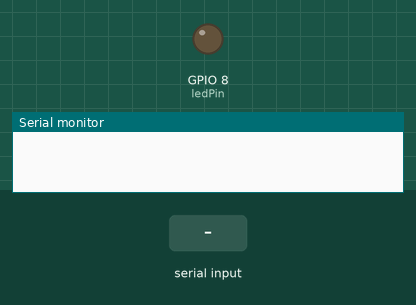
Recording of a sketch running on a simulated ESP32-C6. Parts: output pins drawn as LEDs (lit = HIGH), the last lines printed to the serial monitor. The inputs (shaded band) are chosen by the test bench.

Above: at 1.2 s.
1.3 s: "30,150\n" received over Serial
2.8 s: "1\n" received over Serial
At 4.0 s:
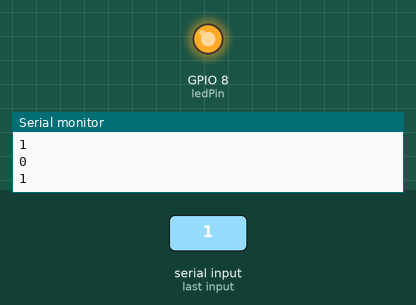
4.3 s: "90,45\n" received over Serial
At 5.2 s:
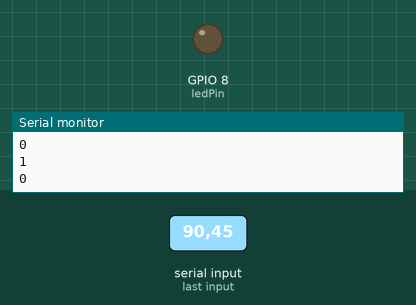
Timing chart, 0 to 7.3 s (numbered marks = the images above; inputs shaded):
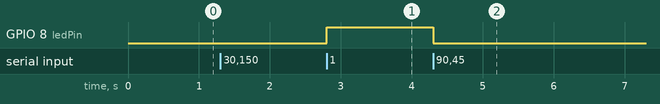

Measured:
- after the input at 2.8 s, GPIO 8 (ledPin): LOW → HIGH at once
- after the input at 4.3 s, GPIO 8 (ledPin): HIGH → LOW at once

The sketch:

02_Vibration.ino
```cpp
/*******************************************
 * 02_Vibration.ino (Code gleich wie 01_LED.ino)
 * Empfange entweder eine 1 oder eine 0 am seriellen Port
 * und schalte die LED an GPIO8 entsprechend.
 * Verbinde:
 * Vibrationsmotor: + (langes Bein)  <->  ESP32-C6: GPIO 8 (per Vorwiederstand)
 * Vibrationsmotor: - (kurzes Bein)  <->  ESP32-C6: GND
 * GitHub: https://github.com/Interaktive-Medien/im_physical_computing/blob/main/10_Aktoren_testen/02_Vibration/02_Vibration.ino
 *******************************************/

const int ledPin = 8;

void setup() {
  pinMode(ledPin, OUTPUT);
  Serial.begin(115200);
  digitalWrite(ledPin, 0);
}

void loop() {
  if (Serial.available() > 0) {
    char receivedChar = Serial.read(); // empfangene Zeichen lesen
    /* konvertiere char zu int
    Da Zeichen wie '0' und '1' in ASCII gespeichert sind,
    entspricht '0' dem Wert 48 und '1' dem Wert 49.
    Durch das Subtrahieren von '0' wird der ASCII-Wert
    in den numerischen Wert umgewandelt */
    int receivedInt = receivedChar - '0';
    if (receivedInt == 0 || receivedInt == 1) {
      digitalWrite(ledPin, receivedInt);  // LED schalten
      Serial.println(receivedInt);
    }
  }
}
```
